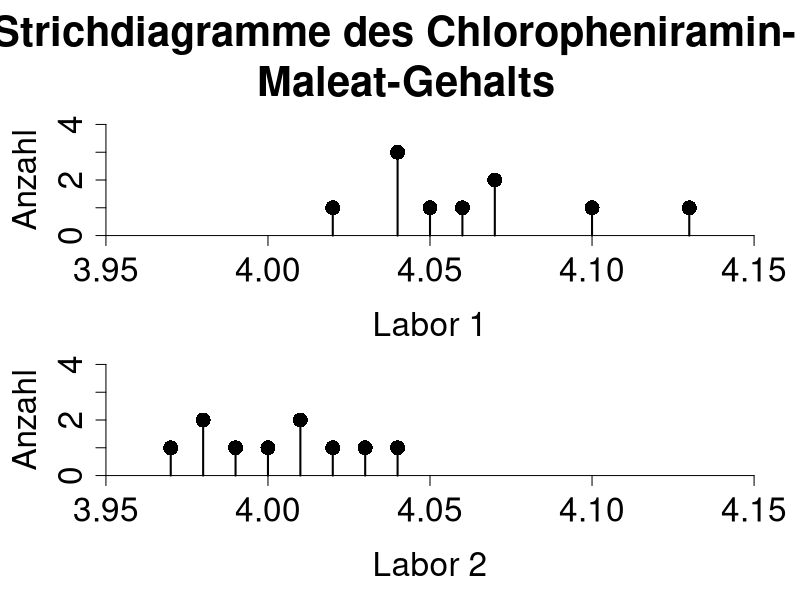

Write the R code that produced this figure.
# Daten eingeben

labor.1 <- c(4.13, 4.07, 4.04, 4.07, 4.05, 4.04, 4.02, 4.06,
    4.10, 4.04)
labor.2 <- c(4.00, 4.02, 4.01, 4.01, 4.04, 3.99, 4.03, 3.97,
    3.98, 3.98)

# a)
## Haeufigkeiten zaehlen

zaehlen <- function(x){
  x.su <- sort(unique(x))
  l <- length(x.su)
  anzahl <- rep(NA,l)    
  
  for (i in 1:l) anzahl[i] <- sum(x.su[i] == x)
  
  data.frame(Werte = x.su, Anzahl = anzahl)
}

Labor1 <- zaehlen(labor.1)
Labor2 <- zaehlen(labor.2)

## Strichdiagramm erzeugen
layout(matrix(c(1,2)), heights = c(0.5,0.5))

par(oma=c(0,0,6,0), mar=c(6,4,0,1))

plot(Labor1$Werte, Labor1$Anzahl, type = "h", lwd = 2, axes = FALSE,
    xlim = c(3.95,4.15), ylim = c(0,4), ylab = "", xlab = "")
points(Labor1$Werte, Labor1$Anzahl, pch = 16, cex = 2)
axis(1, at = seq(3.95,4.15,0.05), pos = 0, cex.axis = 2, cex.lab = 2,
    mgp = c(3,1.5,0))
mtext("Labor 1", outer = FALSE, side = 1, line = 4, cex = 2) 
axis(2, at = 0:4, pos = 3.95, cex.axis = 2, cex.lab = 2)
mtext("Anzahl", outer = FALSE, side = 2, line = 2, cex = 2)

plot(Labor2$Werte, Labor2$Anzahl, type = "h", lwd = 2, axes = FALSE,
    xlim = c(3.95,4.15), ylim = c(0,4), ylab = "", xlab = "")
points(Labor2$Werte, Labor2$Anzahl, pch = 16, cex = 2)
axis(1, at = seq(3.95,4.15,0.05), pos = 0, cex.axis = 2, cex.lab = 2,
    mgp = c(3,1.5,0))
mtext("Labor 2", outer = FALSE, side = 1, line = 4, cex = 2) 
axis(2, at = 0:4, pos = 3.95, cex.axis = 2, cex.lab = 2)
mtext("Anzahl", outer = FALSE, side = 2, line = 2, cex = 2)
mtext("Strichdiagramme des Chloropheniramin- \n Maleat-Gehalts",
    outer = TRUE, side = 3, line = 1, cex = 2.5, font = 2)


# b) 

var.test(labor.1, labor.2)

t.test(labor.1, labor.2, var.equal=TRUE)
t.test(labor.1, labor.2)

# c)

wilcox.test(labor.1, labor.2)

# falls nötig zuerst exactRankTests installieren:
# install.packages("exactRankTests")

library(exactRankTests)

wilcox.exact(labor.1, labor.2)


# d)

wilcox.test(labor.1-labor.2)
wilcox.test(labor.1, labor.2, paired = TRUE)
